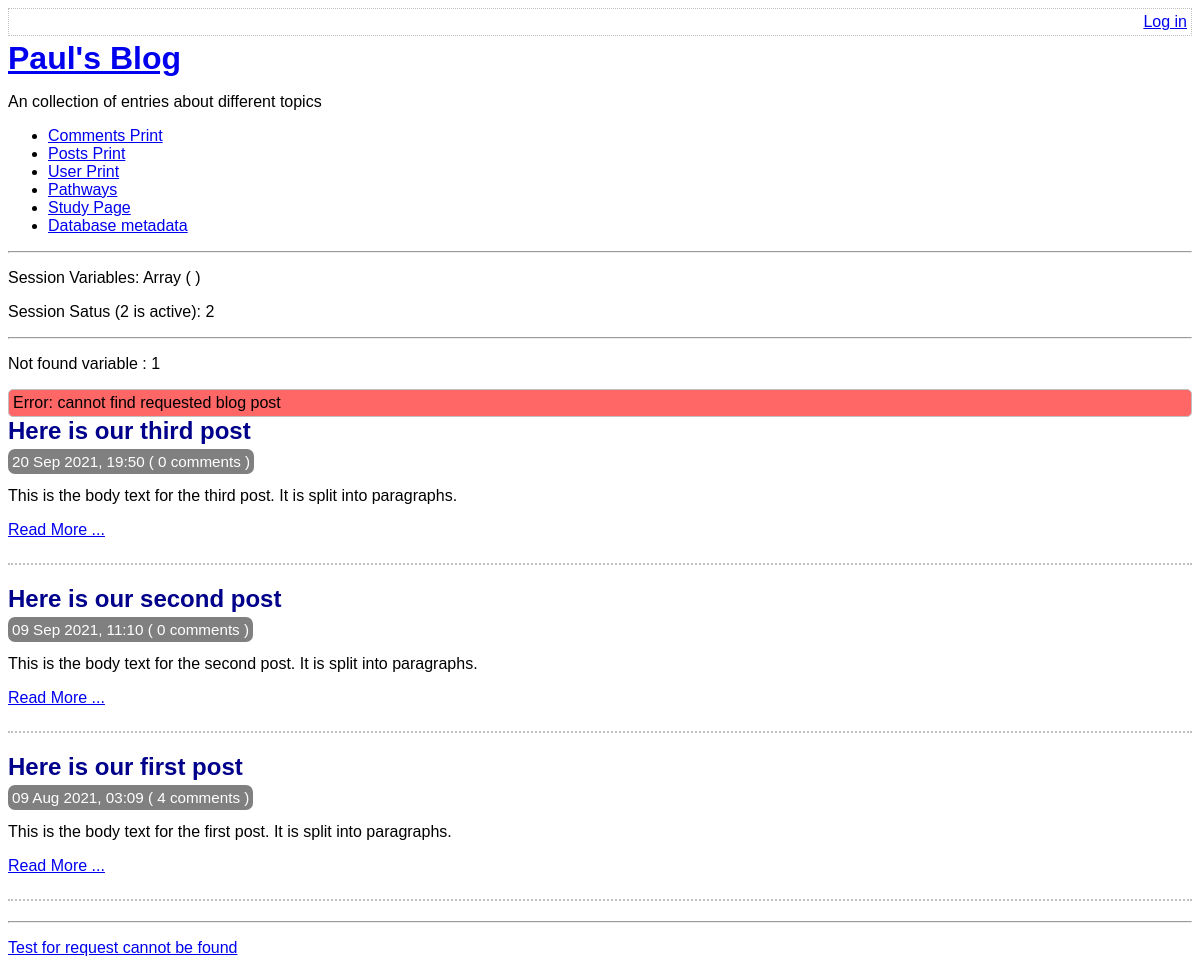
/index.php?not-found=1, run on the app's committed database.
### tables this page shows
CREATE TABLE post(
    id integer primary key autoincrement not null,
    title text not null,
    body text not null,
    user_id integer not null,
    created_at date not null,
    updated_at date,
    foreign key (user_id) references user(id)
);

### lib/common.php (called while the page is built, shortened)
<?php
function getRootPath()
{
    return realpath(__DIR__ . '/..');
}
function getDatabasePath()
{
    return getRootPath() . '/data/data.sqlite';
}
function getDsn()
{
    return 'sqlite:' . getDatabasePath();
}
function getPDO()
{
    $pdo = new PDO(getDsn());
    return $pdo;
}
function htmlEscape($html){
    return htmlspecialchars($html, ENT_HTML5, 'UTF-8');
}
function convertSQliteDate($sqlDate){
    $date = DateTime::createFromFormat("Y-m-d H:i:s",$sqlDate);
    return $date -> format('d M Y, H:i');
}
function countCommentsForPost(PDO $pdo, $postId){
    $pdo = getPDO();
    $sql = "
    select count(*) c from comment
    where post_id = :post_id
    ";
    $stmt = $pdo -> prepare($sql);
    $stmt ->execute(
        array('post_id' => $postId, )
    );
    return (int) $stmt -> fetchColumn();
}

### index.php (the view, shortened to what this page needs)
<?php
require_once 'lib/common.php';
$pdo = getPDO();
$stmt = $pdo -> query(
  'select id, title, created_at, body
  from post
  order by created_at desc'
);
$notFound = isset($_GET['not-found']);
if ($notFound){
  $notFoundVar = $notFound;
}
else{
  $notFoundVar = "not not-found";
}
?>
<?php
require_once 'templates/boilerplate.php' ?>
<body>
    <?php require 'templates/title.php' ?>
    <p>Not found variable : <?php echo $notFoundVar ?></p>
    <?php if ($notFound): ?>
      <div class="box error"> Error: cannot find requested blog post </div>
      <?php endif ?>
      <div class="post-list">
        <?php while ($row = $stmt->fetch(PDO::FETCH_ASSOC)): ?>
          <div class="post-synopsis">
              <h2>
                <?php echo htmlEscape($row['title']) ?>
              </h2>
              <div class="meta">
                <?php echo convertSQliteDate($row['created_at']) ?>
                ( <?php  echo countCommentsForPost($pdo , $row['id'])  ?> comments )
              </div>
              <p>
                <?php echo htmlEscape($row['body'] )?>
              </p>
              <div class="post-controls">
                <p><a href="view-post.php?post_id=<?php echo $row['id'] ?>">Read More ...</a>
              </p>
              </div>
          </div>
      <?php endwhile ?>
    </div>
<hr/>
<p><a href="view-post.php?post_id=7">Test for request cannot be found</a></p>
</body>
</html>

### assets/main.css (style rules this page uses)
.box { border: 1px solid silver; border-radius: 5px; padding: 4px; }
.error { background-color: #ff6666; }
h1 , h2, h3 { margin-top: 0; margin-bottom: 8px; }
body { font-size: 100%; font-family:sans-serif; }
.post-synopsis { padding-bottom: 8px; border-bottom: 2px dotted silver; margin-bottom: 20px; }
.post-synopsis h2 , .post h2 { color: darkblue; }
.post .date , .post-synopsis .meta { color:white; background-color: grey; border-radius: 7px; padding: 4px; display: inline; font-size: 0.95em; }

### data on the page
post: title "Here is our third post", created_at "20 Sep 2021, 19:50", id "0", body "This is the body text for the third post. It is split into paragraphs."
post: title "Here is our second post", created_at "09 Sep 2021, 11:10", id "0", body "This is the body text for the second post. It is split into paragraphs."
post: title "Here is our first post", created_at "09 Aug 2021, 03:09", id "4", body "This is the body text for the first post. It is split into paragraphs."

### other printed values
$sessionVars "Array ( )"
session_status() "2"
$notFoundVar "1"
